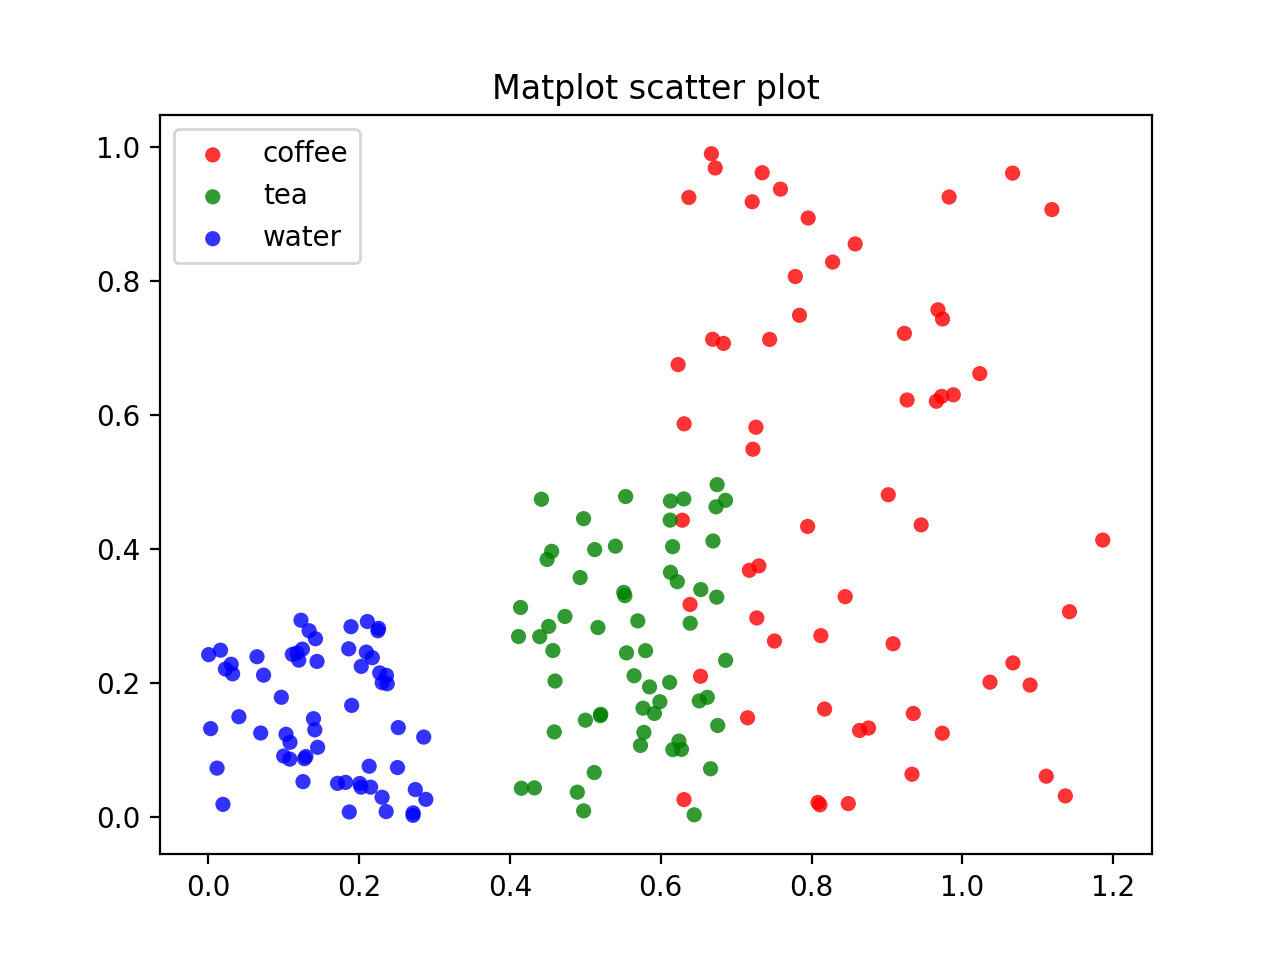

Reproduce this figure in Python.
# Exercise 04: Scatter plot with groups

# Plot a scatter plot with this data:

# # Create data
# N = 60
# g1 = (0.6 + 0.6 * np.random.rand(N), np.random.rand(N))
# g2 = (0.4+0.3 * np.random.rand(N), 0.5*np.random.rand(N))
# g3 = (0.3*np.random.rand(N),0.3*np.random.rand(N))
 
# data = (g1, g2, g3)
# colors = ("red", "green", "blue")
# groups = ("coffee", "tea", "water")

import numpy as np
import matplotlib.pyplot as plt

# Create data
N = 60
g1 = (0.6 + 0.6 * np.random.rand(N), np.random.rand(N))
g2 = (0.4+0.3 * np.random.rand(N), 0.5*np.random.rand(N))
g3 = (0.3*np.random.rand(N),0.3*np.random.rand(N))
 
data = (g1, g2, g3)
colors = ("red", "green", "blue")
groups = ("coffee", "tea", "water")
 
# Create plot
plot = plt.figure()
sub = plot.add_subplot(1, 1, 1, facecolor="1.0")
 
for data, color, group in zip(data, colors, groups):
    x, y = data
    sub.scatter(x, y, alpha=0.8, c=color, edgecolors='none', s=30, label=group)
 
plt.title('Matplot scatter plot')
plt.legend(loc=2)

plt.show()
